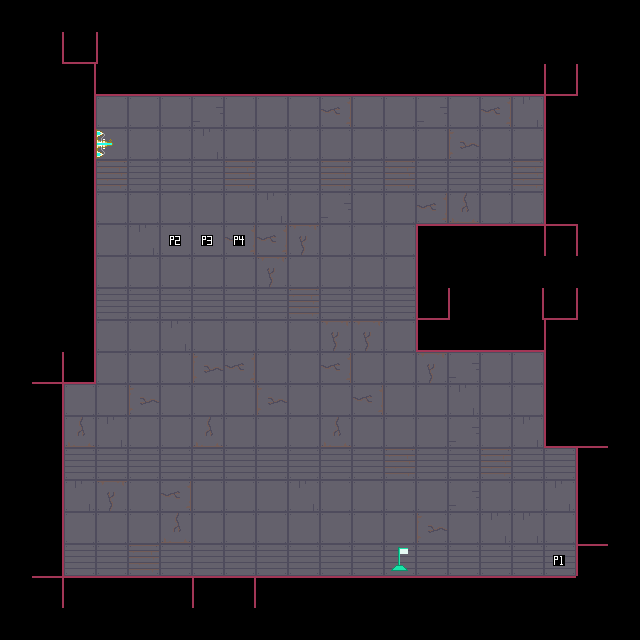

The image is a tile-based game level rendered from a .tmx file. Its description and complete source (layers, tilesets, objects, tile grids) follow:
An orthogonal 20x20 tile map with 32x32 px tiles, 2 tile layers (Tiles, Ingredients), 2 tilesets.

<map version="1.0" orientation="orthogonal" renderorder="right-down" width="20" height="20" tilewidth="32" tileheight="32" backgroundcolor="#353b9f" nextobjectid="1">
 <tileset firstgid="1" source="../Ingredients.tsx" />
 <tileset firstgid="71" source="../Tiles.tsx" />
 <layer name="Tiles" width="20" height="20">
  <data encoding="csv">
71,71,71,71,71,71,71,71,71,71,71,71,71,71,71,71,71,71,71,71,
71,2684354633,3221225545,1610612809,71,71,71,71,71,71,71,71,71,71,71,71,71,71,71,71,
71,71,2684354633,3221225545,3221225545,3221225545,3221225545,3221225545,3221225545,3221225545,3221225545,3221225545,3221225545,3221225545,3221225545,3221225545,3221225545,1610612808,1610612809,71,
71,71,2684354633,81,81,81,2684354642,81,81,81,2684354643,81,81,2684354642,81,2684354643,82,1610612809,71,71,
71,71,2684354633,81,81,81,82,81,81,81,81,81,81,81,1610612819,81,81,1610612809,71,71,
71,71,2684354633,84,85,85,85,84,85,85,84,85,84,85,85,85,84,1610612809,71,71,
71,71,2684354633,81,81,81,81,81,82,81,2684354642,81,81,2684354643,3221225555,81,81,1610612809,71,71,
71,71,2684354633,81,82,81,81,2684354643,2684354643,83,81,81,81,72,73,73,73,72,1610612809,71,
71,71,2684354633,81,81,81,81,81,83,81,81,81,81,1610612809,71,71,71,71,71,71,
71,71,2684354633,85,85,85,85,85,85,84,85,85,85,1610612808,1610612809,71,2684354633,3221225545,1610612809,71,
71,71,2684354633,81,81,82,81,81,81,81,83,83,81,1610612808,3221225545,3221225545,3221225545,1610612809,71,71,
71,3221225544,3221225544,81,81,81,1610612819,2684354643,81,81,2684354643,81,81,83,2684354642,81,81,1610612809,71,71,
71,2684354633,81,81,1610612819,81,81,81,1610612819,81,81,2684354643,81,81,82,81,81,1610612809,71,71,
71,2684354633,3221225555,82,81,81,3221225555,81,81,81,3221225555,81,81,81,2684354642,81,82,1610612808,3221225545,71,
71,2684354633,85,85,85,85,85,85,85,85,85,85,84,85,85,84,85,85,1610612809,71,
71,2684354633,82,83,81,2684354643,81,81,81,82,81,81,81,81,2684354642,81,81,82,1610612809,71,
71,2684354633,81,81,81,3221225555,81,81,81,81,81,81,81,1610612819,81,82,82,81,1610612809,71,
71,2684354633,85,85,84,85,85,85,85,85,85,85,85,85,85,85,85,85,72,71,
71,2684354632,73,73,73,73,72,2684354632,73,73,73,73,73,73,73,73,73,73,71,71,
71,71,71,71,71,71,71,71,71,71,71,71,71,71,71,71,71,71,71,71
</data>
 </layer>
 <layer name="Ingredients" width="20" height="20">
  <data encoding="csv">
0,0,0,0,0,0,0,0,0,0,0,0,0,0,0,0,0,0,0,0,
0,0,0,0,0,0,0,0,0,0,0,0,0,0,0,0,0,0,0,0,
0,0,0,0,0,0,0,0,0,0,0,0,0,0,0,0,0,0,0,0,
0,0,0,0,0,0,0,0,0,0,0,0,0,0,0,0,0,0,0,0,
0,0,0,18,0,0,0,0,0,0,0,0,0,0,0,0,0,0,0,0,
0,0,0,0,0,0,0,0,0,0,0,0,0,0,0,0,0,0,0,0,
0,0,0,0,0,0,0,0,0,0,0,0,0,0,0,0,0,0,0,0,
0,0,0,0,0,2,3,4,0,0,0,0,0,0,0,0,0,0,0,0,
0,0,0,0,0,0,0,0,0,0,0,0,0,0,0,0,0,0,0,0,
0,0,0,0,0,0,0,0,0,0,0,0,0,0,0,0,0,0,0,0,
0,0,0,0,0,0,0,0,0,0,0,0,0,0,0,0,0,0,0,0,
0,0,0,0,0,0,0,0,0,0,0,0,0,0,0,0,0,0,0,0,
0,0,0,0,0,0,0,0,0,0,0,0,0,0,0,0,0,0,0,0,
0,0,0,0,0,0,0,0,0,0,0,0,0,0,0,0,0,0,0,0,
0,0,0,0,0,0,0,0,0,0,0,0,0,0,0,0,0,0,0,0,
0,0,0,0,0,0,0,0,0,0,0,0,0,0,0,0,0,0,0,0,
0,0,0,0,0,0,0,0,0,0,0,0,0,0,0,0,0,0,0,0,
0,0,0,0,0,0,0,0,0,0,0,0,6,0,0,0,0,1,0,0,
0,0,0,0,0,0,0,0,0,0,0,0,0,0,0,0,0,0,0,0,
0,0,0,0,0,0,0,0,0,0,0,0,0,0,0,0,0,0,0,0
</data>
 </layer>
</map>
